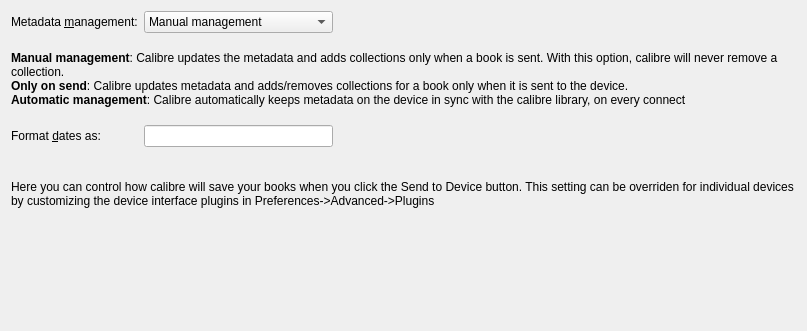
<?xml version="1.0" encoding="UTF-8"?>
<ui version="4.0">
 <class>Form</class>
 <widget class="QWidget" name="Form">
  <property name="geometry">
   <rect>
    <x>0</x>
    <y>0</y>
    <width>807</width>
    <height>331</height>
   </rect>
  </property>
  <property name="windowTitle">
   <string>Form</string>
  </property>
  <layout class="QGridLayout" name="gridLayout">
   <item row="0" column="0">
    <widget class="QLabel" name="mm_label">
     <property name="sizePolicy">
      <sizepolicy hsizetype="Maximum" vsizetype="Preferred">
       <horstretch>0</horstretch>
       <verstretch>0</verstretch>
      </sizepolicy>
     </property>
     <property name="text">
      <string>Metadata &amp;management:</string>
     </property>
     <property name="buddy">
      <cstring>opt_manage_device_metadata</cstring>
     </property>
    </widget>
   </item>
   <item row="0" column="1">
    <widget class="QComboBox" name="opt_manage_device_metadata">
     <property name="sizePolicy">
      <sizepolicy hsizetype="Preferred" vsizetype="Fixed">
       <horstretch>0</horstretch>
       <verstretch>0</verstretch>
      </sizepolicy>
     </property>
     <item>
      <property name="text">
       <string extracomment="foobar">Manual management</string>
      </property>
     </item>
     <item>
      <property name="text">
       <string>Only on send</string>
      </property>
     </item>
     <item>
      <property name="text">
       <string>Automatic management</string>
      </property>
     </item>
    </widget>
   </item>
   <item row="0" column="2">
    <spacer name="horizontalSpacer">
     <property name="orientation">
      <enum>Qt::Horizontal</enum>
     </property>
     <property name="sizeHint" stdset="0">
      <size>
       <width>457</width>
       <height>20</height>
      </size>
     </property>
    </spacer>
   </item>
   <item row="1" column="0" colspan="3">
    <widget class="QLabel" name="label_41">
     <property name="text">
      <string>&lt;li&gt;&lt;b&gt;Manual management&lt;/b&gt;: Calibre updates the metadata and adds collections only when a book is sent. With this option, calibre will never remove a collection.&lt;/li&gt;
&lt;li&gt;&lt;b&gt;Only on send&lt;/b&gt;: Calibre updates metadata and adds/removes collections for a book only when it is sent to the device. &lt;/li&gt;
&lt;li&gt;&lt;b&gt;Automatic management&lt;/b&gt;: Calibre automatically keeps metadata on the device in sync with the calibre library, on every connect&lt;/li&gt;&lt;/ul&gt;</string>
     </property>
     <property name="wordWrap">
      <bool>true</bool>
     </property>
    </widget>
   </item>
   <item row="2" column="0">
    <widget class="QLabel" name="label_2">
     <property name="text">
      <string>Format &amp;dates as:</string>
     </property>
     <property name="buddy">
      <cstring>opt_send_timefmt</cstring>
     </property>
    </widget>
   </item>
   <item row="2" column="1">
    <widget class="QLineEdit" name="opt_send_timefmt"/>
   </item>
   <item row="3" column="0" colspan="3">
    <widget class="QLabel" name="label_43">
     <property name="text">
      <string>Here you can control how calibre will save your books when you click the Send to Device button. This setting can be overriden for individual devices by customizing the device interface plugins in Preferences-&gt;Advanced-&gt;Plugins</string>
     </property>
     <property name="wordWrap">
      <bool>true</bool>
     </property>
    </widget>
   </item>
   <item row="4" column="0" colspan="3">
    <widget class="SaveTemplate" name="send_template" native="true"/>
   </item>
  </layout>
 </widget>
 <customwidgets>
  <customwidget>
   <class>SaveTemplate</class>
   <extends>QWidget</extends>
   <header>calibre/gui2/preferences/save_template.h</header>
   <container>1</container>
  </customwidget>
 </customwidgets>
 <resources/>
 <connections/>
</ui>
